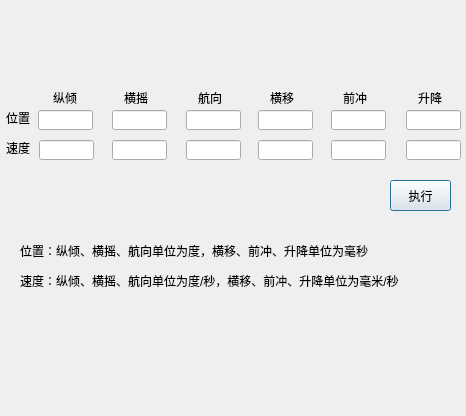
<?xml version="1.0" encoding="UTF-8"?>
<ui version="4.0">
 <class>MotusSingleStep</class>
 <widget class="QDialog" name="MotusSingleStep">
  <property name="geometry">
   <rect>
    <x>0</x>
    <y>0</y>
    <width>466</width>
    <height>416</height>
   </rect>
  </property>
  <property name="windowTitle">
   <string>Dialog</string>
  </property>
  <widget class="QLabel" name="zongqinglabel">
   <property name="geometry">
    <rect>
     <x>53</x>
     <y>90</y>
     <width>31</width>
     <height>16</height>
    </rect>
   </property>
   <property name="text">
    <string>纵倾</string>
   </property>
  </widget>
  <widget class="QLabel" name="hengyaolabel">
   <property name="geometry">
    <rect>
     <x>124</x>
     <y>90</y>
     <width>31</width>
     <height>16</height>
    </rect>
   </property>
   <property name="text">
    <string>横摇</string>
   </property>
  </widget>
  <widget class="QLabel" name="hangxianglabel">
   <property name="geometry">
    <rect>
     <x>198</x>
     <y>90</y>
     <width>31</width>
     <height>16</height>
    </rect>
   </property>
   <property name="text">
    <string>航向</string>
   </property>
  </widget>
  <widget class="QLabel" name="hengyilabel">
   <property name="geometry">
    <rect>
     <x>270</x>
     <y>90</y>
     <width>31</width>
     <height>16</height>
    </rect>
   </property>
   <property name="text">
    <string>横移</string>
   </property>
  </widget>
  <widget class="QLabel" name="qianchonglabel">
   <property name="geometry">
    <rect>
     <x>343</x>
     <y>90</y>
     <width>31</width>
     <height>16</height>
    </rect>
   </property>
   <property name="text">
    <string>前冲</string>
   </property>
  </widget>
  <widget class="QLabel" name="shengjianglabel">
   <property name="geometry">
    <rect>
     <x>418</x>
     <y>90</y>
     <width>31</width>
     <height>16</height>
    </rect>
   </property>
   <property name="text">
    <string>升降</string>
   </property>
  </widget>
  <widget class="QLabel" name="poslabel">
   <property name="geometry">
    <rect>
     <x>6</x>
     <y>110</y>
     <width>31</width>
     <height>16</height>
    </rect>
   </property>
   <property name="text">
    <string>位置</string>
   </property>
  </widget>
  <widget class="QLabel" name="speedlabel">
   <property name="geometry">
    <rect>
     <x>6</x>
     <y>140</y>
     <width>31</width>
     <height>16</height>
    </rect>
   </property>
   <property name="text">
    <string>速度</string>
   </property>
  </widget>
  <widget class="QLineEdit" name="zongqingposEdit">
   <property name="geometry">
    <rect>
     <x>38</x>
     <y>110</y>
     <width>55</width>
     <height>20</height>
    </rect>
   </property>
  </widget>
  <widget class="QLineEdit" name="hengyaoposEdit">
   <property name="geometry">
    <rect>
     <x>112</x>
     <y>110</y>
     <width>55</width>
     <height>20</height>
    </rect>
   </property>
  </widget>
  <widget class="QLineEdit" name="hangxiangposEdit">
   <property name="geometry">
    <rect>
     <x>186</x>
     <y>110</y>
     <width>55</width>
     <height>20</height>
    </rect>
   </property>
  </widget>
  <widget class="QLineEdit" name="hengyiposEdit">
   <property name="geometry">
    <rect>
     <x>258</x>
     <y>110</y>
     <width>55</width>
     <height>20</height>
    </rect>
   </property>
  </widget>
  <widget class="QLineEdit" name="qianchongposEdit">
   <property name="geometry">
    <rect>
     <x>331</x>
     <y>110</y>
     <width>55</width>
     <height>20</height>
    </rect>
   </property>
  </widget>
  <widget class="QLineEdit" name="shengjiangposEdit">
   <property name="geometry">
    <rect>
     <x>406</x>
     <y>110</y>
     <width>55</width>
     <height>20</height>
    </rect>
   </property>
  </widget>
  <widget class="QLineEdit" name="zongqingspeedEdit">
   <property name="geometry">
    <rect>
     <x>39</x>
     <y>140</y>
     <width>55</width>
     <height>20</height>
    </rect>
   </property>
  </widget>
  <widget class="QLineEdit" name="hengyaospeedEdit">
   <property name="geometry">
    <rect>
     <x>112</x>
     <y>140</y>
     <width>55</width>
     <height>20</height>
    </rect>
   </property>
  </widget>
  <widget class="QLineEdit" name="hangxiangspeedEdit">
   <property name="geometry">
    <rect>
     <x>186</x>
     <y>140</y>
     <width>55</width>
     <height>20</height>
    </rect>
   </property>
  </widget>
  <widget class="QLineEdit" name="hengyispeedEdit">
   <property name="geometry">
    <rect>
     <x>258</x>
     <y>140</y>
     <width>55</width>
     <height>20</height>
    </rect>
   </property>
  </widget>
  <widget class="QLineEdit" name="qianchongspeedEdit">
   <property name="geometry">
    <rect>
     <x>331</x>
     <y>140</y>
     <width>55</width>
     <height>20</height>
    </rect>
   </property>
  </widget>
  <widget class="QLineEdit" name="shengjiangspeedEdit">
   <property name="geometry">
    <rect>
     <x>406</x>
     <y>140</y>
     <width>55</width>
     <height>20</height>
    </rect>
   </property>
  </widget>
  <widget class="QPushButton" name="carryOutButton">
   <property name="geometry">
    <rect>
     <x>390</x>
     <y>180</y>
     <width>61</width>
     <height>31</height>
    </rect>
   </property>
   <property name="text">
    <string>执行</string>
   </property>
  </widget>
  <widget class="QLabel" name="posremarklabel">
   <property name="geometry">
    <rect>
     <x>20</x>
     <y>240</y>
     <width>351</width>
     <height>21</height>
    </rect>
   </property>
   <property name="text">
    <string>位置：纵倾、横摇、航向单位为度，横移、前冲、升降单位为毫秒</string>
   </property>
  </widget>
  <widget class="QLabel" name="speedremarklabel">
   <property name="geometry">
    <rect>
     <x>20</x>
     <y>270</y>
     <width>431</width>
     <height>21</height>
    </rect>
   </property>
   <property name="text">
    <string>速度：纵倾、横摇、航向单位为度/秒，横移、前冲、升降单位为毫米/秒</string>
   </property>
  </widget>
 </widget>
 <resources/>
 <connections/>
</ui>
